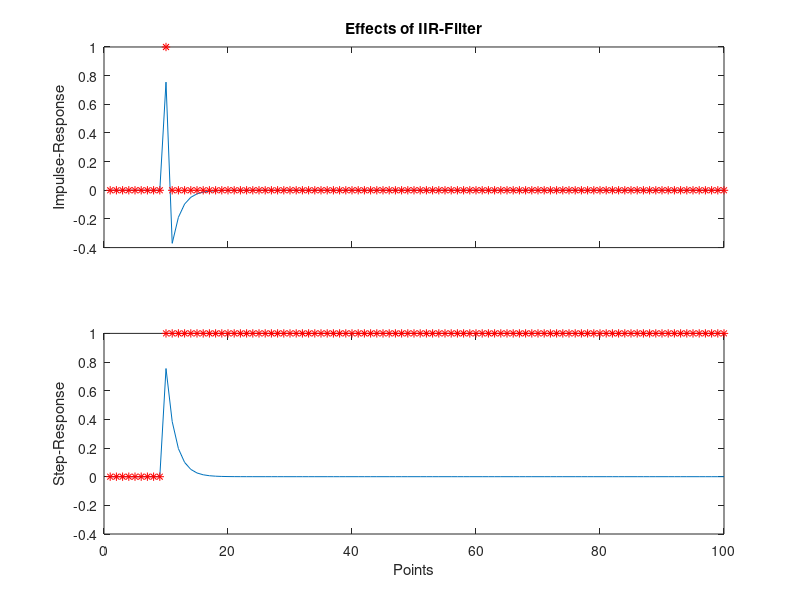

MATLAB code for this plot: (Note: this script raises an error after producing the figure.)
% Solution Assignment IIR

% Author: ThH
% Date: Oct-2023
%*****************************************************************

%% Part 1
% Clear away previous inputs
clear('all'), close('all'), clc

% define filter coefficients
a = [1, -0.5095];
b =[ 0.7548, -0.7548];
duration = 100;
t0 = 10;

% define and filter impulse
impulse = zeros(1, duration);
impulse(t0) = 1;
impulse_filtered = filter(b, a, impulse);

% define and filter step 
step = zeros(1, duration);
step(t0:end) = 1;
step_filtered = filter(b, a, step);

% Plot the data
ax1 = subplot(211);         % Note that I save the "handle" for the top axis ...
plot(impulse_filtered);
hold('on');
plot(impulse, 'r*')
title('Effects of IIR-Filter');
set(ax1, 'XTickLabel', []);
ylabel('Impulse-Response');

ax2 = subplot(212);         % ... and the handle for bottom axis ...
plot(step_filtered);
hold('on');
plot(step, 'r*')
xlabel('Points')
ylabel('Step-Response')

% "linking" two axes ensures that zooming-in and -out gets done simultaneously
% in both axes
linkaxes([ax1, ax2]);       % ... so that I can "link" them
set(gcf, 'Name', 'Hit any key to continue ...');
shg
pause;
close


%% Part 2

% Get the data
inWorkspace = load('Data/ecg_hfn.mat');
inData = inWorkspace.ecg_hfn;
sample_rate = 1000;

time = 0:1/sample_rate:(length(inData)-1)/sample_rate;

% define filter specs empirically, to eliminate the breathing artifacts
iir_order = 2;
fir_order = 28;
cutoffFreq = 25;
normalizedCutoffFreq = cutoffFreq/(sample_rate/2);

% calculate filter coefficients

[b_fir, a_fir] = fir1(fir_order,   normalizedCutoffFreq, 'low');
[b_iir, a_iir] = butter(iir_order, normalizedCutoffFreq, 'low');

% filter data
EcgFirFiltered = filter(b_fir, a_fir, inData);
EcgIirFiltered = filter(b_iir, a_iir, inData);

% plot data
plot(time, inData)
xlabel('Time (s)');
ylabel('ECG');
xlim([0,  1]);
hold on
plot(time, EcgFirFiltered)
plot(time, EcgIirFiltered)

legend('raw', 'fir', 'iir');
set(gcf, 'Name', 'Hit any key to continue ...');
shg
pause
close;

%% Part 3
% load data
inData = load('data/monitor.mat');
pleth = inData.monitor.signals.pleth;
fs = inData.monitor.param.samplingrate;
L = length(pleth);
time = (0:1:(L-1))/fs;

% get bandpass filter coeffitients 
fCutLow = 1.4;  %Hz
fCutHigh = 5;   %Hz
order = 4;
[b, a] = butter(order, [fCutLow fCutHigh]/(fs/2), 'bandpass');

% filter data
plethFiltered = filter(b, a, pleth);

%plot data
figure()
ax1 = subplot(2, 1, 1);
plot(time, pleth, 'b')
title('Plethysmographie')
ylabel('AU')
ax2 = subplot(2, 1, 2);
plot(time, plethFiltered, 'r')
ylabel('AU')
xlabel('Time (s)')
linkaxes([ax1, ax2], 'xy')
set(gcf, 'Name', 'Hit any key to continue ...');
pause
close('all')

%% Part 4
% Get the data
DicomFile = 'Data/MR-MONO2-16-knee'
data = dicomread(DicomFile);

% Show them
imagesc(data);
title('Original data');
colormap('bone');
colorbar;
set(gcf, 'Name', 'Hit any key to continue ...');
shg
pause

% Find horizontal edges
filtered_h = imfilter(data, fspecial('sobel'));
imagesc(filtered_h);
title('Horizontal Edges');
colorbar;
set(gcf, 'Name', 'Hit any key to continue ...');
shg
pause

% Show positive and negative edges the same color
imagesc(filtered_h.^2);
title('Horizontal Edges - Squared');
colorbar;
set(gcf, 'Name', 'Hit any key to continue ...');
shg
pause

% Find vertical edges, and combine them with the horizontal edges
filtered_v = imfilter(data, fspecial('sobel')');
edges = filtered_h.^2 + filtered_v.^2;

% Show positive and negative edges the same color
imagesc(edges);
title('Edges - Squared');
colorbar;
 